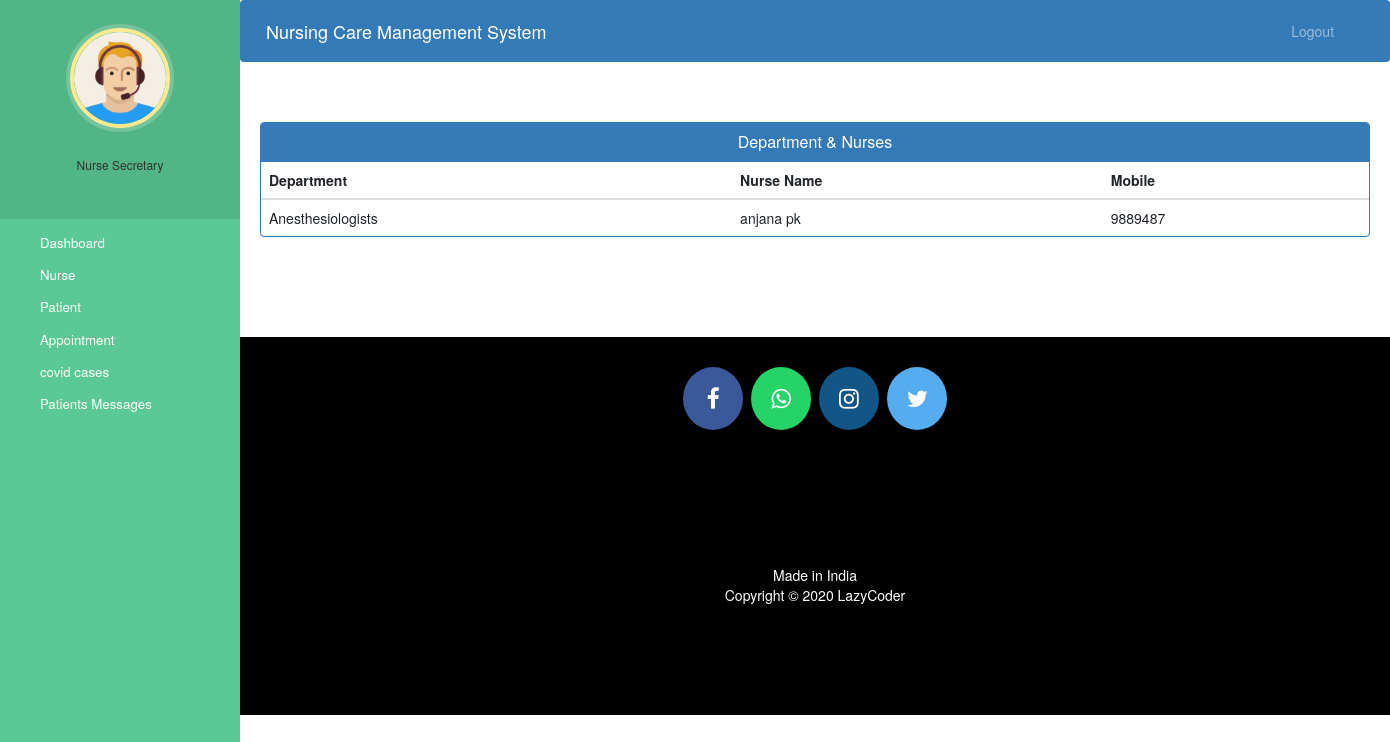
Screenshot of /admin-view-doctor-specialisation (signed in) with the database file from the repository.
### hospital/models.py (models this page shows, shortened)
class Doctor(models.Model):
    user=models.OneToOneField(User,on_delete=models.CASCADE)
    profile_pic= models.ImageField(upload_to='profile_pic/DoctorProfilePic/',null=True,blank=True)
    address = models.CharField(max_length=40)
    mobile = models.CharField(max_length=20,null=True)
    department= models.CharField(max_length=50,choices=departments,default='Cardiologist')
    status=models.BooleanField(default=False)
    @property
    def get_name(self):
        return self.user.first_name+" "+self.user.last_name

### hospital/views.py (the view)
# urls.py: path('admin-view-doctor-specialisation',views.admin_view_doctor_specialisation_view,name='admin-view-doctor-specialisation'),
@login_required(login_url='adminlogin')
@user_passes_test(is_admin)
def admin_view_doctor_specialisation_view(request):
    doctors=models.Doctor.objects.all().filter(status=True)
    return render(request,'hospital/admin_view_doctor_specialisation.html',{'doctors':doctors})

### hospital/views.py (called while the page is built)
def is_admin(user):
    return user.groups.filter(name='ADMIN').exists()

### templates/hospital/admin_view_doctor_Specialisation.html (shortened to what this page needs)
{% extends 'hospital/admin_base.html' %}
{% block content %}
<head>
  <link href="//netdna.bootstrapcdn.com/bootstrap/3.0.0/css/bootstrap.min.css" rel="stylesheet" id="bootstrap-css">
</head>
<div class="container">
  <div class="panel panel-primary">
    <div class="panel-heading">
      <h6 class="panel-title">Department & Nurses</h6>
    </div>
    <table class="table table-hover" id="dev-table">
      <thead>
        <tr>
          <th>Department</th>
          <th>Nurse Name</th>
          <th>Mobile</th>
        </tr>
      </thead>
      {% for d in doctors %}
      <tr>
        <td>{{d.department}}</td>
        <td> {{d.get_name}}</td>
        <td>{{d.mobile}}</td>
      </tr>
      {% endfor %}
    </table>
  </div>
</div>
{% endblock content %}

### static/style.css (style rules this page uses)
body { padding-left: 240px; }

### templates/hospital/admin_base.html (style rules this page uses)
body { padding-left: 240px; }

### templates/hospital/admin_view_doctor_Specialisation.html (style rules this page uses)
h6 { text-align: center; }

### rows the page displays
Doctor: department "Anesthesiologists", get_name "anjana pk", mobile "9889487"
